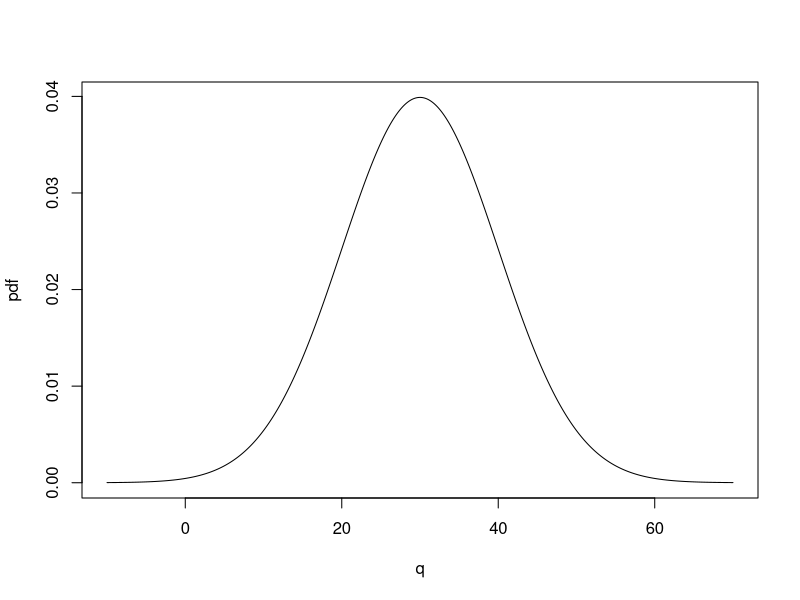
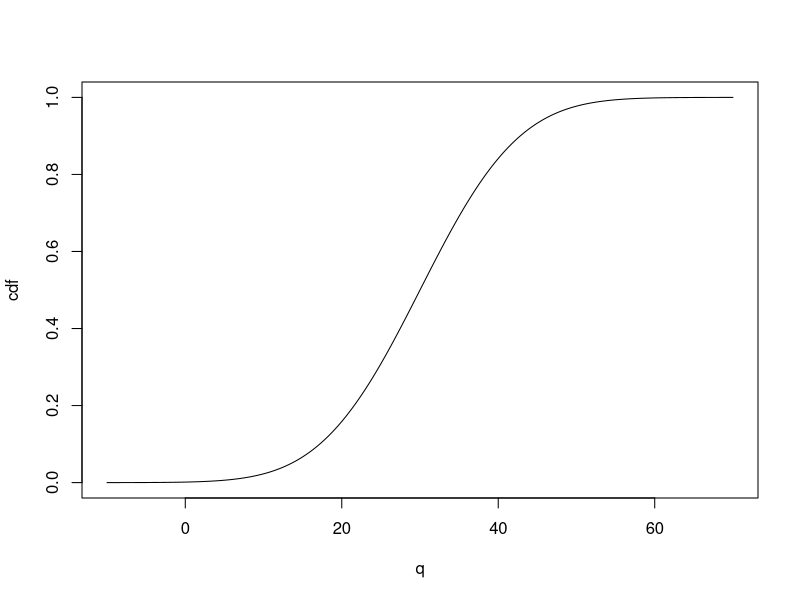
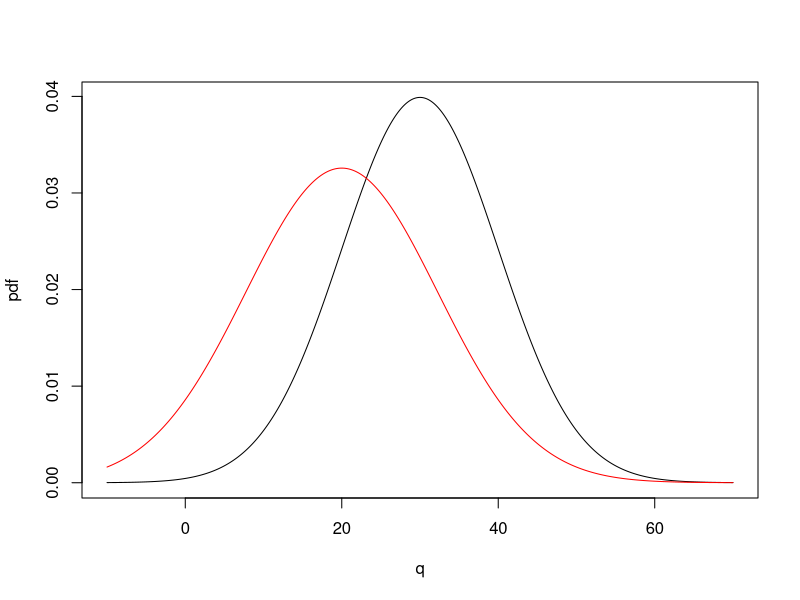
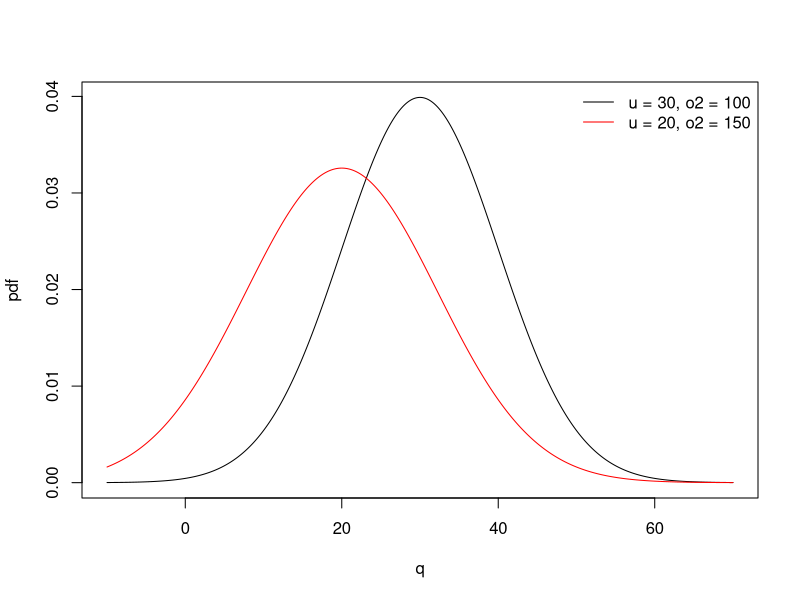
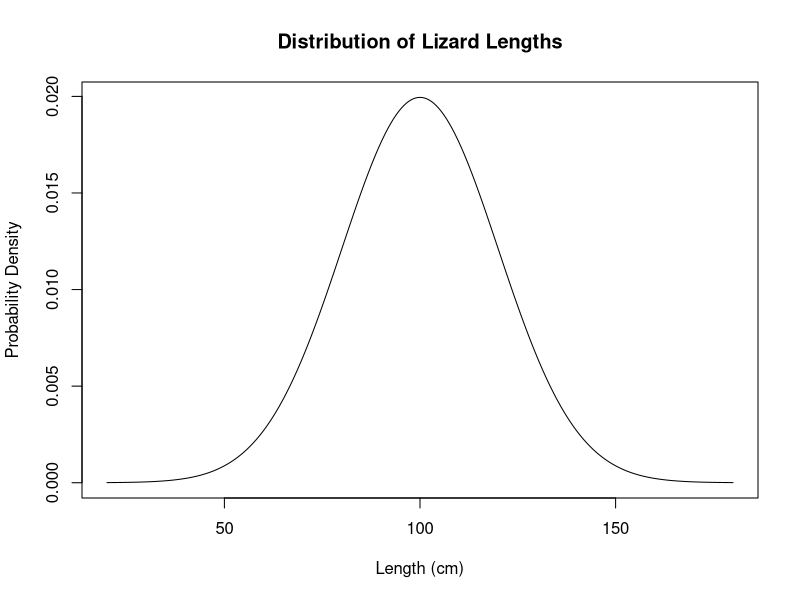
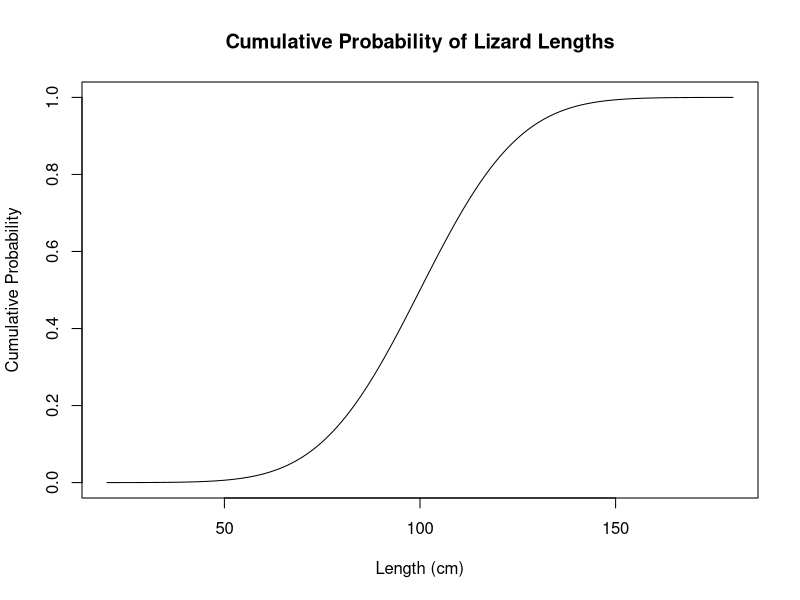
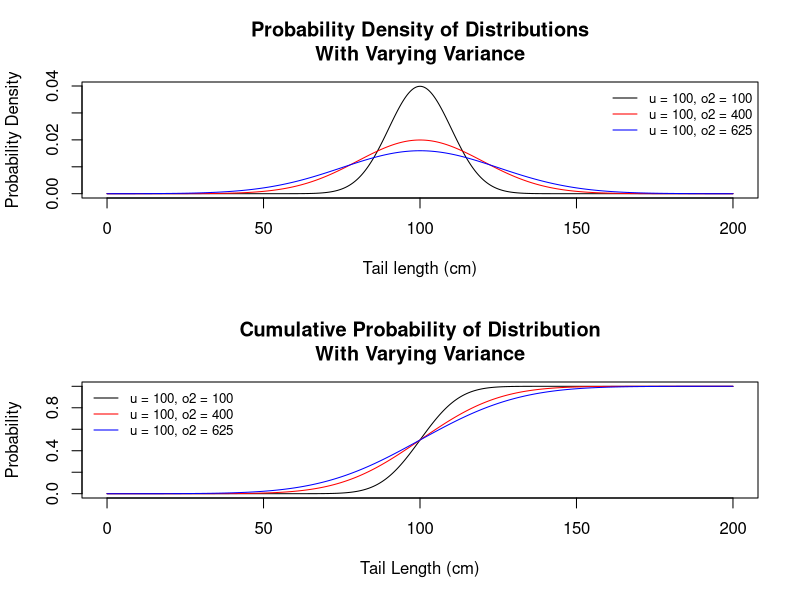

These figures' R source, in order:
#Adam Orr
#Biometry
#Lab 3

# ---- warmup ----
#functions
#dnorm() probability density
#pnorm() 
#qnorm()
#rnorm()

#time hummingbird spends at feeder
#mean - 30 s
#var - 100 s

#parameters
u <- 30
o2 <- 100
o <- sqrt(o2)

dnorm(10,u,o) #density of 10 sec at feeder
pnorm(10,u,o) #prob at feeder for <10 sec
qnorm(.25,u,o) #first quartile feeding time

(p <- pnorm(10,u,o))
qnorm(p, u, o)

(q <- qnorm(0.25,u,o))
pnorm(q, u, o)

# ---- warmup - plotting ----
q <- seq(u-4*o,u+4*o, by = .1)
pdf <- dnorm(q, u, o)

#plotting pdf
plot(pdf ~ q, type = "l")

#plotting cdf
cdf <- pnorm(q,u,o)
plot(cdf~q, type = 'l')

# ---- warmup - adding another line ----
second_u <- 20
second_o2 <- 150
second_o <- sqrt(second_o2)
second_pdf <- dnorm(q, second_u, second_o)

#plotting both
plot(pdf ~ q, type = 'l')
lines(second_pdf ~ q, type = 'l', col = 'red')

xrange <- range(q)
yrange <- range(pdf, second_pdf)

plot(pdf~q, type = 'l', xlim = xrange, ylim = yrange)
lines(second_pdf~q, type = 'l', col = 'red')
legend("topright",
       legend = c("u = 30, o2 = 100", "u = 20, o2 = 150"),
       col = c('black','red'),
       lty = 1,
       bty = "n")
# ---- warmup - standard normal ----
qnorm(.25) #r will assume std normal if no u or o provided
pnorm(1)

# ---- question 1 ----
#set parameters
mu <- 100
sigma_squared <- 400
sigma <- sqrt(sigma_squared)

#plot the probability density function of lizard lengths
q <- seq(mu - 4 * sigma, mu + 4 * sigma, by = .1)
pdf <- dnorm(q,mu,sigma)
plot(pdf~q, type = 'l',
     xlab = "Length (cm)",
     ylab = "Probability Density",
     main = "Distribution of Lizard Lengths")

#plot the cumulative distribution function of lizard lengths
cdf <- pnorm(q, mu, sigma)
plot(cdf~q, type = 'l',
     xlab = "Length (cm)",
     ylab = "Cumulative Probability",
     main = "Cumulative Probability of Lizard Lengths")

# ---- question 2 ----
#set parameters
mu <- 100
sigma_squared <- 400
sigma <- sqrt(sigma_squared)
#what is the probability density for a length of 75 cm?
dnorm(75, mu, sigma)

#what is the probability that a lizard will be less than
# or equal to 75 cm?
pnorm(75, mu, sigma)

#greater than 120 cm?
1 - pnorm(120, mu, sigma)

#between 95 and 115 cm?
pnorm(115, mu, sigma) - pnorm(95, mu, sigma)

#at least 40 cm different from the mean?
2 * pnorm(mu - 40, mu, sigma)

#closer than 1.3 sigma to the mean?
pnorm(mu + 1.3 * sigma, mu, sigma) - pnorm(mu - 1.3 * sigma, mu, sigma)

#further than 1.5 sigma from the mean?
2 * pnorm(mu - 1.5 * sigma, mu, sigma)

#further than 0.7 sigma from the mean?
2 * pnorm(mu - .7 * sigma, mu, sigma)

#what are the quartiles of the distribution?
#1st quartile
qnorm(.25, mu, sigma)

#2nd quartile
qnorm(.5, mu, sigma)

#3rd quartile
qnorm(.75, mu, sigma)

#4th quartile
qnorm(1, mu, sigma)

#2/3 of observations are expected to lie below what value?
qnorm(2/3, mu, sigma)

#80% of observations are expected to lie above what value?
qnorm(1 - .8, mu, sigma)

# ---- question 3 ----
#set parameters
mu <- rep(100,3)
sigma_squared <- c(100,400,625)
sigma <- sqrt(sigma_squared)
q <- seq(min(mu) - 4 * max(sigma), max(mu) + 4 * max(sigma), by = .1)

#calculate pdfs
pdfs <- sapply(sigma, FUN = function(x){dnorm(q,mu,x)})

#plot 3 PDFs on the same graph, each with a mean of 100,
#but with different variances. plot each line in a different
#color
par(mfrow=c(2,1)) #put 2 plots on one figure
plot(pdfs[,1]~q, type = 'l',
     xlab = "Tail length (cm)",
     ylab = "Probability Density",
     main = "Probability Density of Distributions\nWith Varying Variance")
lines(pdfs[,2]~q, col = 'red')
lines(pdfs[,3]~q, col = 'blue')

#add legend
legend("topright",
       legend = c("u = 100, o2 = 100", "u = 100, o2 = 400", "u = 100, o2 = 625"),
       col = c('black','red','blue'),
       lty = 1,
       bty = "n",
       cex = .8)

#the second plot should show three corresponding CDFs
#calculate the CDFs
cdfs <- sapply(sigma, FUN = function(x){pnorm(q,mu,x)})
plot(cdfs[,1]~q, type = 'l',
     xlab = 'Tail Length (cm)',
     ylab = "Probability",
     main = "Cumulative Probability of Distribution\nWith Varying Variance")
lines(cdfs[,2]~q, col = 'red')
lines(cdfs[,3]~q, col = 'blue')

#add legend
legend("topleft",
       legend = c("u = 100, o2 = 100", "u = 100, o2 = 400", "u = 100, o2 = 625"),
       col = c('black','red','blue'),
       lty = 1,
       bty = "n",
       cex = .8)

# ---- question 4 ----
#if the mean height of British men is 177 cm with a standard
#deviation of 7.1 cm, what proportion of British men are
#excluded from being spies by this height restriction?
#assume height follows a normal distribution

#set parameters for men
men_mu <- 177
men_sigma <- 7.1

#proportion excluded 
(p_men_excluded <- 1 - pnorm(180, men_mu, men_sigma))

#the mean height of british women is 163.3 cm,
#with a standard deviation of 6.4 cm. assuming a normal distribution
#of female height, what fraction of women meet MI5's  height standard?

#set parameters for women
women_mu <- 163.3
women_sigma <- 6.4

#fraction of women that meet MI5's height standard
pnorm(173, women_mu, women_sigma)

#imagine that mi5 wants to change its maximum height for
#female spies. its goal is to exclude the same proportion
#of women as men.
#What should the new maximum height for women be?
#(round your answer to the nearest centimeter)
(women_q <- qnorm(1 - p_men_excluded, women_mu, women_sigma))
round(women_q, 0)




# ---- question 5 ----




